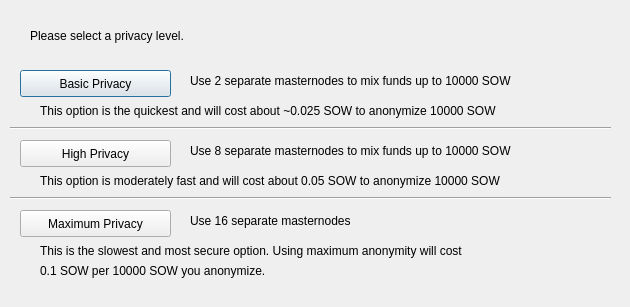
<?xml version="1.0" encoding="UTF-8"?>
<ui version="4.0">
 <class>ObfuscationConfig</class>
 <widget class="QDialog" name="ObfuscationConfig">
  <property name="geometry">
   <rect>
    <x>0</x>
    <y>0</y>
    <width>630</width>
    <height>307</height>
   </rect>
  </property>
  <property name="windowTitle">
   <string>Configure Obfuscation</string>
  </property>
  <widget class="QPushButton" name="buttonBasic">
   <property name="geometry">
    <rect>
     <x>20</x>
     <y>70</y>
     <width>151</width>
     <height>27</height>
    </rect>
   </property>
   <property name="text">
    <string>Basic Privacy</string>
   </property>
  </widget>
  <widget class="QPushButton" name="buttonHigh">
   <property name="geometry">
    <rect>
     <x>20</x>
     <y>140</y>
     <width>151</width>
     <height>27</height>
    </rect>
   </property>
   <property name="text">
    <string>High Privacy</string>
   </property>
  </widget>
  <widget class="QPushButton" name="buttonMax">
   <property name="geometry">
    <rect>
     <x>20</x>
     <y>210</y>
     <width>151</width>
     <height>27</height>
    </rect>
   </property>
   <property name="text">
    <string>Maximum Privacy</string>
   </property>
  </widget>
  <widget class="QLabel" name="label">
   <property name="geometry">
    <rect>
     <x>30</x>
     <y>20</y>
     <width>571</width>
     <height>31</height>
    </rect>
   </property>
   <property name="text">
    <string>Please select a privacy level.</string>
   </property>
  </widget>
  <widget class="QLabel" name="label_2">
   <property name="geometry">
    <rect>
     <x>190</x>
     <y>70</y>
     <width>421</width>
     <height>21</height>
    </rect>
   </property>
   <property name="text">
    <string>Use 2 separate masternodes to mix funds up to 10000 SOW</string>
   </property>
  </widget>
  <widget class="QLabel" name="label_3">
   <property name="geometry">
    <rect>
     <x>190</x>
     <y>140</y>
     <width>411</width>
     <height>21</height>
    </rect>
   </property>
   <property name="text">
    <string>Use 8 separate masternodes to mix funds up to 10000 SOW</string>
   </property>
  </widget>
  <widget class="QLabel" name="label_4">
   <property name="geometry">
    <rect>
     <x>190</x>
     <y>210</y>
     <width>421</width>
     <height>21</height>
    </rect>
   </property>
   <property name="text">
    <string>Use 16 separate masternodes</string>
   </property>
  </widget>
  <widget class="QLabel" name="label_6">
   <property name="geometry">
    <rect>
     <x>40</x>
     <y>100</y>
     <width>561</width>
     <height>21</height>
    </rect>
   </property>
   <property name="text">
    <string>This option is the quickest and will cost about ~0.025 SOW to anonymize 10000 SOW</string>
   </property>
  </widget>
  <widget class="QLabel" name="label_7">
   <property name="geometry">
    <rect>
     <x>40</x>
     <y>170</y>
     <width>561</width>
     <height>21</height>
    </rect>
   </property>
   <property name="text">
    <string>This option is moderately fast and will cost about 0.05 SOW to anonymize 10000 SOW</string>
   </property>
  </widget>
  <widget class="QLabel" name="label_8">
   <property name="geometry">
    <rect>
     <x>40</x>
     <y>240</y>
     <width>561</width>
     <height>21</height>
    </rect>
   </property>
   <property name="text">
    <string>This is the slowest and most secure option. Using maximum anonymity will cost</string>
   </property>
  </widget>
  <widget class="QLabel" name="label_9">
   <property name="geometry">
    <rect>
     <x>40</x>
     <y>260</y>
     <width>561</width>
     <height>21</height>
    </rect>
   </property>
   <property name="text">
    <string>0.1 SOW per 10000 SOW you anonymize.</string>
   </property>
  </widget>
  <widget class="Line" name="line">
   <property name="geometry">
    <rect>
     <x>10</x>
     <y>120</y>
     <width>601</width>
     <height>16</height>
    </rect>
   </property>
   <property name="orientation">
    <enum>Qt::Horizontal</enum>
   </property>
  </widget>
  <widget class="Line" name="line_2">
   <property name="geometry">
    <rect>
     <x>10</x>
     <y>190</y>
     <width>601</width>
     <height>16</height>
    </rect>
   </property>
   <property name="orientation">
    <enum>Qt::Horizontal</enum>
   </property>
  </widget>
 </widget>
 <resources/>
 <connections/>
</ui>
